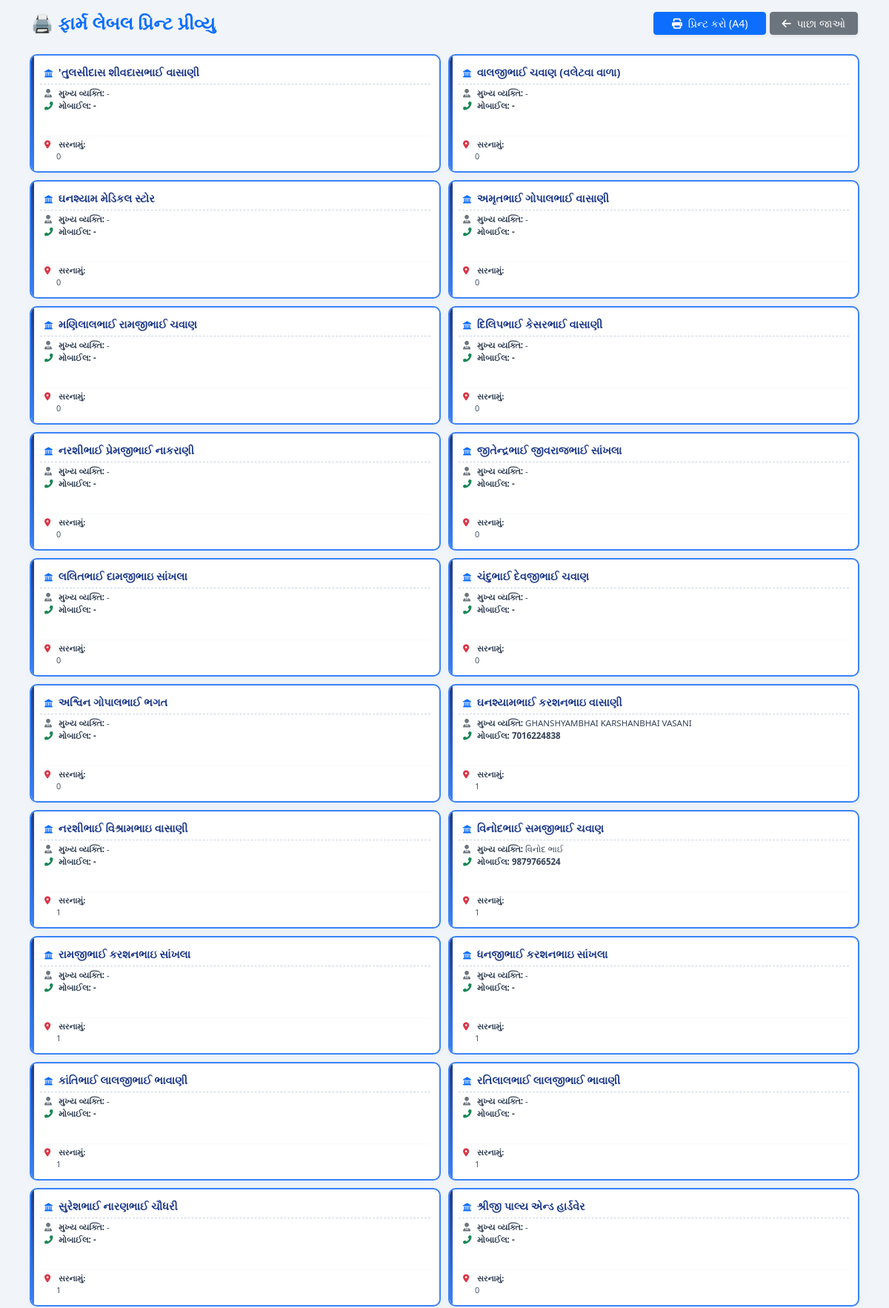
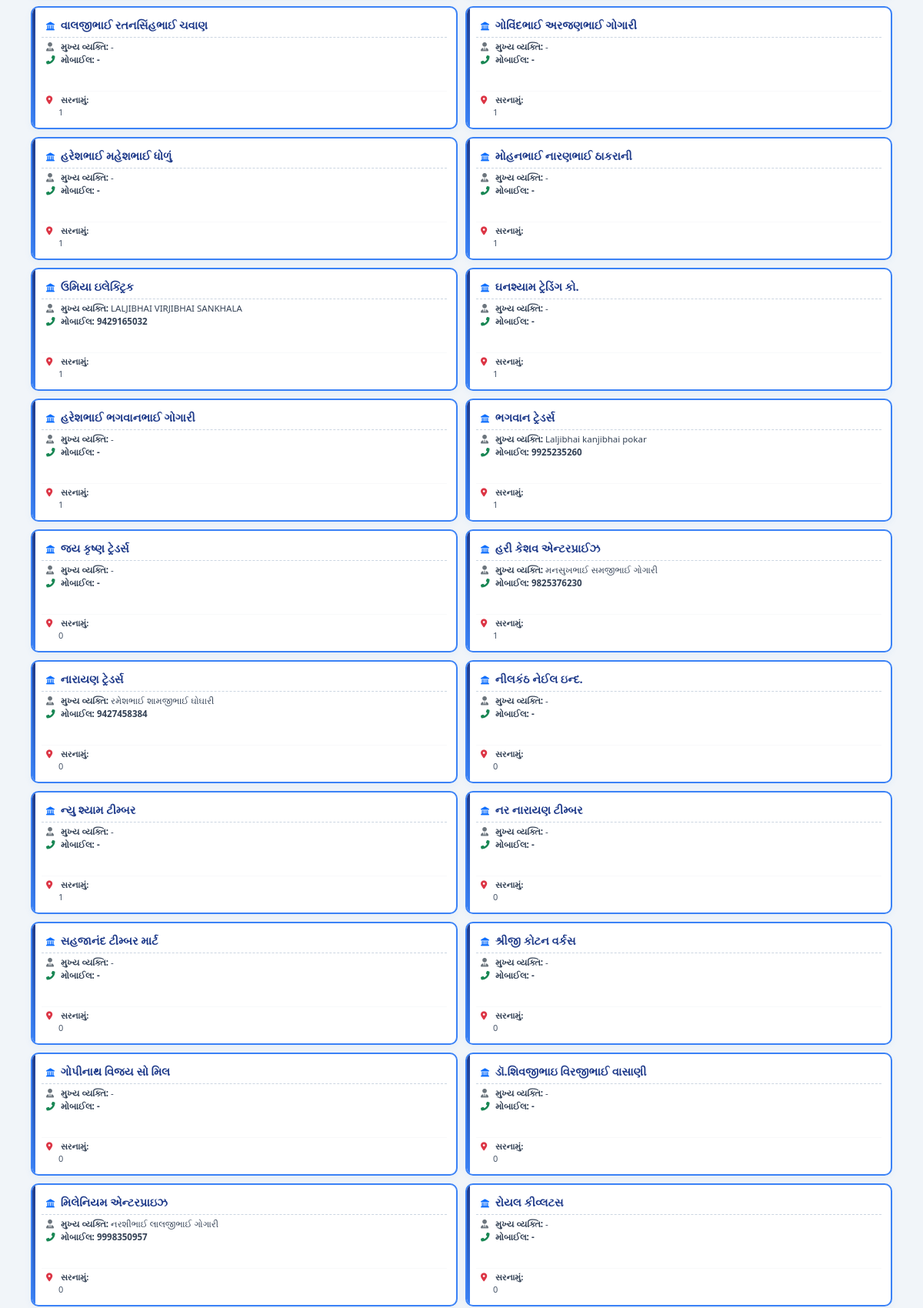
The page /directory/labels (signed in, upper part) on the database its author committed (2 pictures, top to bottom).
### tables this page shows
CREATE TABLE families (
        id INTEGER PRIMARY KEY AUTOINCREMENT, 
        firm_name TEXT, 
        family_name TEXT, 
        mobile TEXT, 
        address TEXT, 
        uif REAL DEFAULT 0.0
    );

CREATE TABLE family_members (
        id INTEGER PRIMARY KEY AUTOINCREMENT, 
        family_id INTEGER, 
        name TEXT, 
        mobile TEXT, 
        business_study TEXT, 
        birth_date TEXT
    , house_number TEXT DEFAULT '1', is_head INTEGER DEFAULT 0, blood_group TEXT);

### app.py (the view)
@app.route("/directory/labels")
def directory_labels():
    if not session.get("logged_in"):
        return redirect("/login")
    conn = sqlite3.connect("samaj.db")
    cursor = conn.cursor()
    cursor.execute("""
        SELECT f.id, f.firm_name, f.family_name, f.address,
               m.name as head_name, m.mobile
        FROM families f
        LEFT JOIN family_members m ON m.id = (
            SELECT id FROM family_members WHERE family_id = f.id ORDER BY id ASC LIMIT 1
        )
        ORDER BY f.id ASC
    """)
    rows = cursor.fetchall()
    conn.close()
    families = []
    for r in rows:
        families.append({
            "id": r[0],
            "firm_name": r[1] if r[1] else r[2],
            "family_name": r[2],
            "address": r[3],
            "head_name": r[4],
            "mobile": r[5]
        })
    return render_template("directory_labels.html", families=families)

### templates/directory_labels.html (shortened to what this page needs)
<!DOCTYPE html>
<html lang="gu">
<head>
    <link href="https://cdn.jsdelivr.net/npm/bootstrap@5.3.0/dist/css/bootstrap.min.css" rel="stylesheet">
    <link rel="stylesheet" href="https://cdnjs.cloudflare.com/ajax/libs/font-awesome/6.4.0/css/all.min.css">
</head>
<body>
    <div class="container my-3 no-print d-flex justify-content-between align-items-center">
        <h4 class="fw-bold mb-0 text-primary">🖨️ ફાર્મ લેબલ પ્રિન્ટ પ્રીવ્યુ</h4>
        <div>
            <button onclick="window.print()" class="btn btn-primary btn-sm px-4 shadow-sm"><i class="fas fa-print me-1"></i> પ્રિન્ટ કરો (A4)</button>
            <a href="/directory" class="btn btn-secondary btn-sm px-3 shadow-sm"><i class="fas fa-arrow-left me-1"></i> પાછા જાઓ</a>
        </div>
    </div>
    <div class="container label-container">
        {% for f in families %}
        <div class="label-box">
            <div>
                <div class="firm-title single-line" title="{{ f.firm_name if f.firm_name else f.family_name }}">
                    <i class="fas fa-landmark text-primary me-1" style="font-size: 11px;"></i> {{ f.firm_name if f.firm_name else f.family_name }}
                </div>
                <div class="label-details">
                    <div class="single-line" title="{{ f.head_name if f.head_name else '-' }}">
                        <i class="fas fa-user-tie text-secondary me-1" style="width: 12px;"></i> <strong>મુખ્ય વ્યક્તિ:</strong> {{ f.head_name if f.head_name else '-' }}
                    </div>
                    <div class="single-line">
                        <i class="fas fa-phone-alt text-success me-1" style="width: 12px;"></i> <strong>મોબાઈલ:</strong> <span class="fw-semibold">{{ f.mobile if f.mobile else '-' }}</span>
                    </div>
                </div>
            </div>
            <div class="label-details mt-1 pt-1 border-top border-light">
                <div style="font-size: 11px;">
                    <i class="fas fa-map-marker-alt text-danger me-1" style="width: 12px;"></i> <strong>સરનામું:</strong>
                </div>
                <div class="address-box ps-3 single-line">{{ f.address if f.address else '-' }}</div>
            </div>
        </div>
        {% endfor %}
    </div>
</body>
</html>

### templates/directory_labels.html (style rules this page uses)
body { font-family: 'Segoe UI', Tahoma, sans-serif; background: #f1f5f9; color: #1e293b; }
.label-container { display: grid; grid-template-columns: repeat(2, 1fr); gap: 10px; padding: 10px; }
.label-box { border: 2px solid #3b82f6; padding: 12px; border-radius: 10px; height: 160px; max-height: 160px; background: #ffffff; box-shadow: 0 3px 10px rgba(59, 130, 246, 0.06); page-break-inside: avoid; overflow: hidden; display: flex; flex-direction: column; justify-content: space-between; position: relative; }
.label-box::before { content: ''; position: absolute; top: 0; left: 0; width: 4px; height: 100%; background: linear-gradient(to bottom, #1e3a8a, #3b82f6); }
.single-line { white-space: nowrap; overflow: hidden; text-overflow: ellipsis; }
.firm-title { font-size: 14.5px; font-weight: 800; color: #1e3a8a; border-bottom: 1.5px dashed #cbd5e1; padding-bottom: 4px; margin-bottom: 5px; padding-left: 6px; }
.label-details { font-size: 11.5px; color: #334155; line-height: 1.3; padding-left: 6px; }
.label-details div { margin-bottom: 2px; }
.address-box { white-space: pre-line; line-height: 1.2; color: #475569; font-weight: 500; font-size: 11px; max-height: 42px; overflow: hidden; }

### rows shown on the page
families: firm_name "'તુલસીદાસ શીવદાસભાઈ વાસાણી", head_name "-", mobile "-", address "0"
families: firm_name "વાલજીભાઈ ચવાણ (વલેટવા વાળા)", head_name "-", mobile "-", address "0"
families: firm_name "ઘનશ્યામ મેડિકલ સ્ટોર", head_name "-", mobile "-", address "0"
families: firm_name "અમૃતભાઈ ગોપાલભાઈ વાસાણી", head_name "-", mobile "-", address "0"
families: firm_name "મણિલાલભાઈ રામજીભાઈ ચવાણ", head_name "-", mobile "-", address "0"
families: firm_name "દિલિપભાઈ કેસરભાઈ વાસાણી", head_name "-", mobile "-", address "0"
families: firm_name "નરશીભાઈ પ્રેમજીભાઈ નાકરાણી", head_name "-", mobile "-", address "0"
families: firm_name "જીતેન્દ્રભાઈ જીવરાજભાઈ સાંખલા", head_name "-", mobile "-", address "0"
families: firm_name "લલિતભાઈ દામજીભાઇ સાંખલા", head_name "-", mobile "-", address "0"
families: firm_name "ચંદુભાઈ દેવજીભાઈ ચવાણ", head_name "-", mobile "-", address "0"
families: firm_name "અશ્વિન ગોપાલભાઈ ભગત", head_name "-", mobile "-", address "0"
family_members: firm_name "ઘનશ્યામભાઈ કરશનભાઇ વાસાણી", name "GHANSHYAMBHAI KARSHANBHAI VASANI", mobile "7016224838", address "1"
families: firm_name "નરશીભાઈ વિશ્રામભાઇ વાસાણી", head_name "-", mobile "-", address "1"
family_members: firm_name "વિનોદભાઈ સમજીભાઈ ચવાણ", name "વિનોદ ભાઈ", mobile "9879766524", address "1"
families: firm_name "રામજીભાઈ કરશનભાઇ સાંખલા", head_name "-", mobile "-", address "1"
families: firm_name "ધનજીભાઈ કરશનભાઇ સાંખલા", head_name "-", mobile "-", address "1"
families: firm_name "કાંતિભાઈ લાલજીભાઈ ભાવાણી", head_name "-", mobile "-", address "1"
families: firm_name "રતિલાલભાઈ લાલજીભાઈ ભાવાણી", head_name "-", mobile "-", address "1"
families: firm_name "સુરેશભાઈ નારણભાઈ ચૌધરી", head_name "-", mobile "-", address "1"
families: firm_name "શ્રીજી પાલ્ય એન્ડ હાર્ડવેર", head_name "-", mobile "-", address "0"
families: firm_name "વાલજીભાઈ રતનસિંહભાઈ ચવાણ", head_name "-", mobile "-", address "1"
families: firm_name "ગોવિંદભાઈ અરજણભાઈ ગોગારી", head_name "-", mobile "-", address "1"
families: firm_name "હરેશભાઈ મહેશભાઈ ધોળું", head_name "-", mobile "-", address "1"
families: firm_name "મોહનભાઈ નારણભાઈ ઠાકરાની", head_name "-", mobile "-", address "1"
family_members: firm_name "ઉમિયા ઇલેક્ટ્રિક", name "LALJIBHAI VIRJIBHAI SANKHALA", mobile "9429165032", address "1"
families: firm_name "ઘનશ્યામ ટ્રેડિંગ કો.", head_name "-", mobile "-", address "1"
families: firm_name "હરેશભાઈ ભગવાનભાઈ ગોગારી", head_name "-", mobile "-", address "1"
family_members: firm_name "ભગવાન ટ્રેડર્સ", name "Laljibhai kanjibhai pokar", mobile "9925235260", address "1"
families: firm_name "જય કૃષ્ણ ટ્રેડર્સ", head_name "-", mobile "-", address "0"
family_members: firm_name "હરી કેશવ એન્ટરપ્રાઈઝ", name "મનસુખભાઈ સમજીભાઈ ગોગારી", mobile "9825376230", address "1"
family_members: firm_name "નારાયણ ટ્રેડર્સ", name "રમેશભાઈ શામજીભાઈ ઘોઘારી", mobile "9427458384", address "0"
families: firm_name "નીલકંઠ નેઈલ ઇન્દ.", head_name "-", mobile "-", address "0"
families: firm_name "ન્યુ શ્યામ ટીમ્બર", head_name "-", mobile "-", address "1"
families: firm_name "નર નારાયણ ટીમ્બર", head_name "-", mobile "-", address "0"
families: firm_name "સહજાનંદ ટીમ્બર માર્ટ", head_name "-", mobile "-", address "0"
families: firm_name "શ્રીજી કોટન વર્કસ", head_name "-", mobile "-", address "0"
families: firm_name "ગોપીનાથ વિજય સો મિલ", head_name "-", mobile "-", address "0"
families: firm_name "ડૉ.શિવજીભાઇ વિરજીભાઈ વાસાણી", head_name "-", mobile "-", address "0"
family_members: firm_name "મિલેનિયમ એન્ટરપ્રાઇઝ", name "નરશીભાઈ લાલજીભાઈ ગોગારી", mobile "9998350957", address "0"
families: firm_name "રોયલ કીવ્લટસ", head_name "-", mobile "-", address "0"
